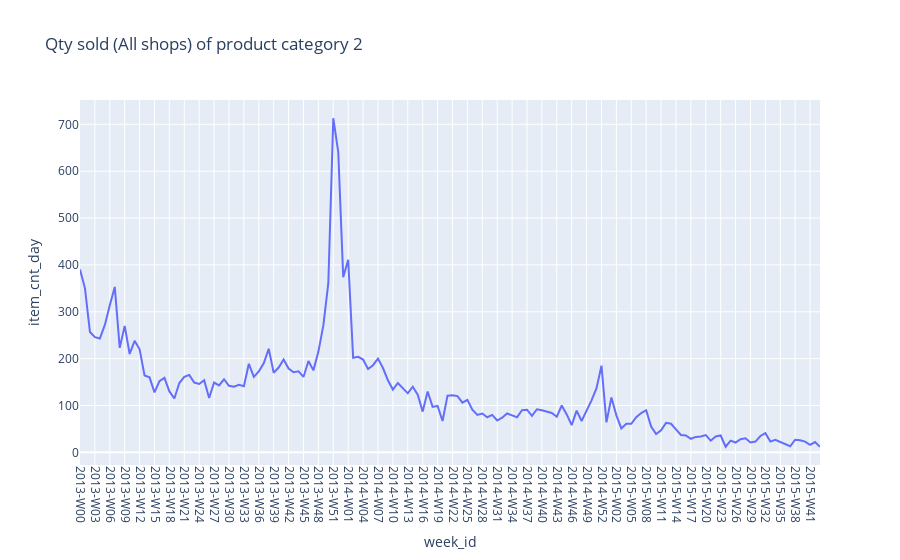
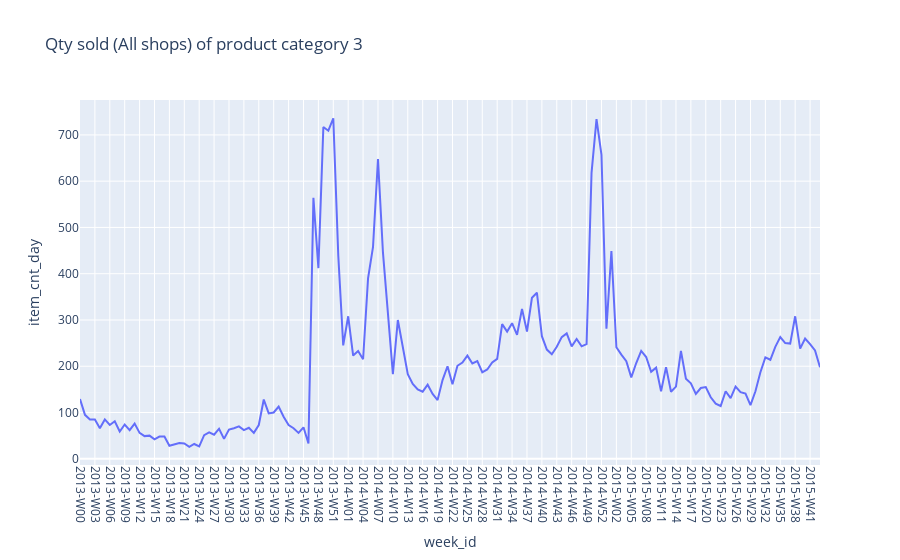
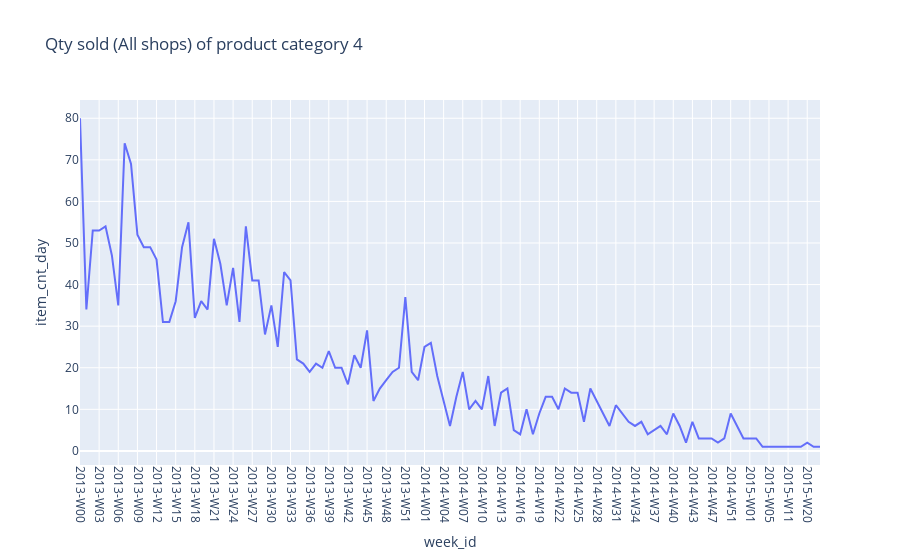
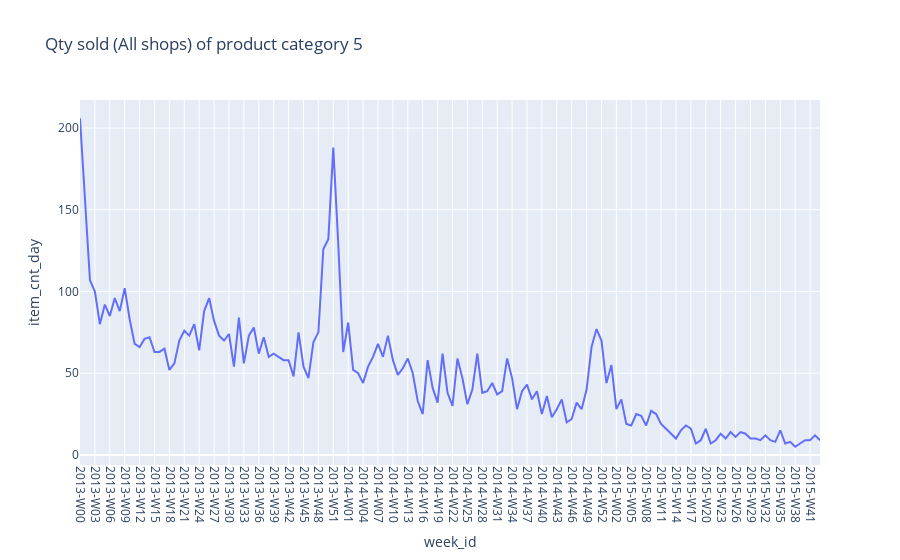

These figures' notebook cell, in order:
### Markdown cell above
# Product based analysis

### Code cell
df_prod = df_sales_train1.groupby(
    ["week_id", "item_category_id"], as_index=False
).agg(
    {
        "date": "first",
        "item_cnt_day": "sum",
    }
)

categories = df_prod["item_category_id"].unique()
for cat in categories:
    df1 = df_prod[df_prod["item_category_id"] == cat]
    df1_grouped = (
        df1.groupby("week_id")
        .agg(
            {
                "date": "first",
                "item_cnt_day": "sum",
                "item_category_id": "first",
            }
        )
        .reset_index()
    )

    df1_grouped = df1_grouped.sort_values(by="date", ascending=True)
    fig = px.line(
        df1_grouped,
        x="week_id",
        y="item_cnt_day",
        labels={
            "x": "week_id",
            "y": "item_cnt_day",
        },
        title=f"Qty sold (All shops) of product category {cat}",
        hover_data={"item_category_id": True},
    )
    fig.update_layout(
        xaxis_tickangle=90,
    )
    fig.show()

### Figure 1 — Plotly figure (JSON) as saved in the notebook; plotly's stock layout.template omitted (floating-point values rounded to 4 significant figures; data arrays with more than 128 entries replaced by an {"elided": "..."} marker saying what was removed)
{"data": [{"customdata": {"elided": "150x1 int values"}, "hovertemplate": "week_id=%{x}<br>item_cnt_day=%{y}<br>item_category_id=%{customdata[0]}<extra></extra>", "legendgroup": "", "line": {"color": "#636efa", "dash": "solid"}, "marker": {"symbol": "circle"}, "mode": "lines", "name": "", "orientation": "v", "showlegend": false, "type": "scatter", "x": {"elided": "150 str values"}, "xaxis": "x", "y": {"elided": "150 int values"}, "yaxis": "y"}], "layout": {"legend": {"tracegroupgap": 0}, "title": {"text": "Qty sold (All shops) of product category 2"}, "xaxis": {"anchor": "y", "domain": [0, 1], "tickangle": 90, "title": {"text": "week_id"}}, "yaxis": {"anchor": "x", "domain": [0, 1], "title": {"text": "item_cnt_day"}}}}

### Figure 2 — Plotly figure (JSON) as saved in the notebook; plotly's stock layout.template omitted (floating-point values rounded to 4 significant figures; data arrays with more than 128 entries replaced by an {"elided": "..."} marker saying what was removed)
{"data": [{"customdata": {"elided": "150x1 int values"}, "hovertemplate": "week_id=%{x}<br>item_cnt_day=%{y}<br>item_category_id=%{customdata[0]}<extra></extra>", "legendgroup": "", "line": {"color": "#636efa", "dash": "solid"}, "marker": {"symbol": "circle"}, "mode": "lines", "name": "", "orientation": "v", "showlegend": false, "type": "scatter", "x": {"elided": "150 str values"}, "xaxis": "x", "y": {"elided": "150 int values"}, "yaxis": "y"}], "layout": {"legend": {"tracegroupgap": 0}, "title": {"text": "Qty sold (All shops) of product category 3"}, "xaxis": {"anchor": "y", "domain": [0, 1], "tickangle": 90, "title": {"text": "week_id"}}, "yaxis": {"anchor": "x", "domain": [0, 1], "title": {"text": "item_cnt_day"}}}}

### Figure 3 — Plotly figure (JSON) as saved in the notebook; plotly's stock layout.template omitted (floating-point values rounded to 4 significant figures)
{"data": [{"customdata": [[4], [4], [4], [4], [4], [4], [4], [4], [4], [4], [4], [4], [4], [4], [4], [4], [4], [4], [4], [4], [4], [4], [4], [4], [4], [4], [4], [4], [4], [4], [4], [4], [4], [4], [4], [4], [4], [4], [4], [4], [4], [4], [4], [4], [4], [4], [4], [4], [4], [4], [4], [4], [4], [4], [4], [4], [4], [4], [4], [4], [4], [4], [4], [4], [4], [4], [4], [4], [4], [4], [4], [4], [4], [4], [4], [4], [4], [4], [4], [4], [4], [4], [4], [4], [4], [4], [4], [4], [4], [4], [4], [4], [4], [4], [4], [4], [4], [4], [4], [4], [4], [4], [4], [4], [4], [4], [4], [4], [4], [4], [4], [4], [4], [4], [4], [4], [4]], "hovertemplate": "week_id=%{x}<br>item_cnt_day=%{y}<br>item_category_id=%{customdata[0]}<extra></extra>", "legendgroup": "", "line": {"color": "#636efa", "dash": "solid"}, "marker": {"symbol": "circle"}, "mode": "lines", "name": "", "orientation": "v", "showlegend": false, "type": "scatter", "x": ["2013-W00", "2013-W01", "2013-W02", "2013-W03", "2013-W04", "2013-W05", "2013-W06", "2013-W07", "2013-W08", "2013-W09", "2013-W10", "2013-W11", "2013-W12", "2013-W13", "2013-W14", "2013-W15", "2013-W16", "2013-W17", "2013-W18", "2013-W19", "2013-W20", "2013-W21", "2013-W22", "2013-W23", "2013-W24", "2013-W25", "2013-W26", "2013-W27", "2013-W28", "2013-W29", "2013-W30", "2013-W31", "2013-W32", "2013-W33", "2013-W34", "2013-W35", "2013-W36", "2013-W37", "2013-W38", "2013-W39", "2013-W40", "2013-W41", "2013-W42", "2013-W43", "2013-W44", "2013-W45", "2013-W46", "2013-W47", "2013-W48", "2013-W49", "2013-W50", "2013-W51", "2013-W52", "2014-W00", "2014-W01", "2014-W02", "2014-W03", "2014-W04", "2014-W05", "2014-W06", "2014-W07", "2014-W08", "2014-W09", "2014-W10", "2014-W11", "2014-W12", "2014-W13", "2014-W14", "2014-W15", "2014-W16", "2014-W17", "2014-W18", "2014-W19", "2014-W20", "2014-W21", "2014-W22", "2014-W23", "2014-W24", "2014-W25", "2014-W26", "2014-W27", "2014-W28", "2014-W29", "2014-W30", "2014-W31", "2014-W32", "2014-W33", "2014-W34", "2014-W35", "2014-W36", "2014-W37", "2014-W38", "2014-W39", "2014-W40", "2014-W41", "2014-W42", "2014-W43", "2014-W44", "2014-W45", "2014-W47", "2014-W49", "2014-W50", "2014-W51", "2014-W52", "2015-W00", "2015-W01", "2015-W02", "2015-W03", "2015-W05", "2015-W08", "2015-W09", "2015-W11", "2015-W16", "2015-W17", "2015-W20", "2015-W23", "2015-W32"], "xaxis": "x", "y": [80, 34, 53, 53, 54, 47, 35, 74, 69, 52, 49, 49, 46, 31, 31, 36, 49, 55, 32, 36, 34, 51, 45, 35, 44, 31, 54, 41, 41, 28, 35, 25, 43, 41, 22, 21, 19, 21, 20, 24, 20, 20, 16, 23, 20, 29, 12, 15, 17, 19, 20, 37, 19, 17, 25, 26, 18, 12, 6, 13, 19, 10, 12, 10, 18, 6, 14, 15, 5, 4, 10, 4, 9, 13, 13, 10, 15, 14, 14, 7, 15, 12, 9, 6, 11, 9, 7, 6, 7, 4, 5, 6, 4, 9, 6, 2, 7, 3, 3, 3, 2, 3, 9, 6, 3, 3, 3, 1, 1, 1, 1, 1, 1, 1, 2, 1, 1], "yaxis": "y"}], "layout": {"legend": {"tracegroupgap": 0}, "title": {"text": "Qty sold (All shops) of product category 4"}, "xaxis": {"anchor": "y", "domain": [0, 1], "tickangle": 90, "title": {"text": "week_id"}}, "yaxis": {"anchor": "x", "domain": [0, 1], "title": {"text": "item_cnt_day"}}}}

### Figure 4 — Plotly figure (JSON) as saved in the notebook; plotly's stock layout.template omitted (floating-point values rounded to 4 significant figures; data arrays with more than 128 entries replaced by an {"elided": "..."} marker saying what was removed)
{"data": [{"customdata": {"elided": "150x1 int values"}, "hovertemplate": "week_id=%{x}<br>item_cnt_day=%{y}<br>item_category_id=%{customdata[0]}<extra></extra>", "legendgroup": "", "line": {"color": "#636efa", "dash": "solid"}, "marker": {"symbol": "circle"}, "mode": "lines", "name": "", "orientation": "v", "showlegend": false, "type": "scatter", "x": {"elided": "150 str values"}, "xaxis": "x", "y": {"elided": "150 int values"}, "yaxis": "y"}], "layout": {"legend": {"tracegroupgap": 0}, "title": {"text": "Qty sold (All shops) of product category 5"}, "xaxis": {"anchor": "y", "domain": [0, 1], "tickangle": 90, "title": {"text": "week_id"}}, "yaxis": {"anchor": "x", "domain": [0, 1], "title": {"text": "item_cnt_day"}}}}
